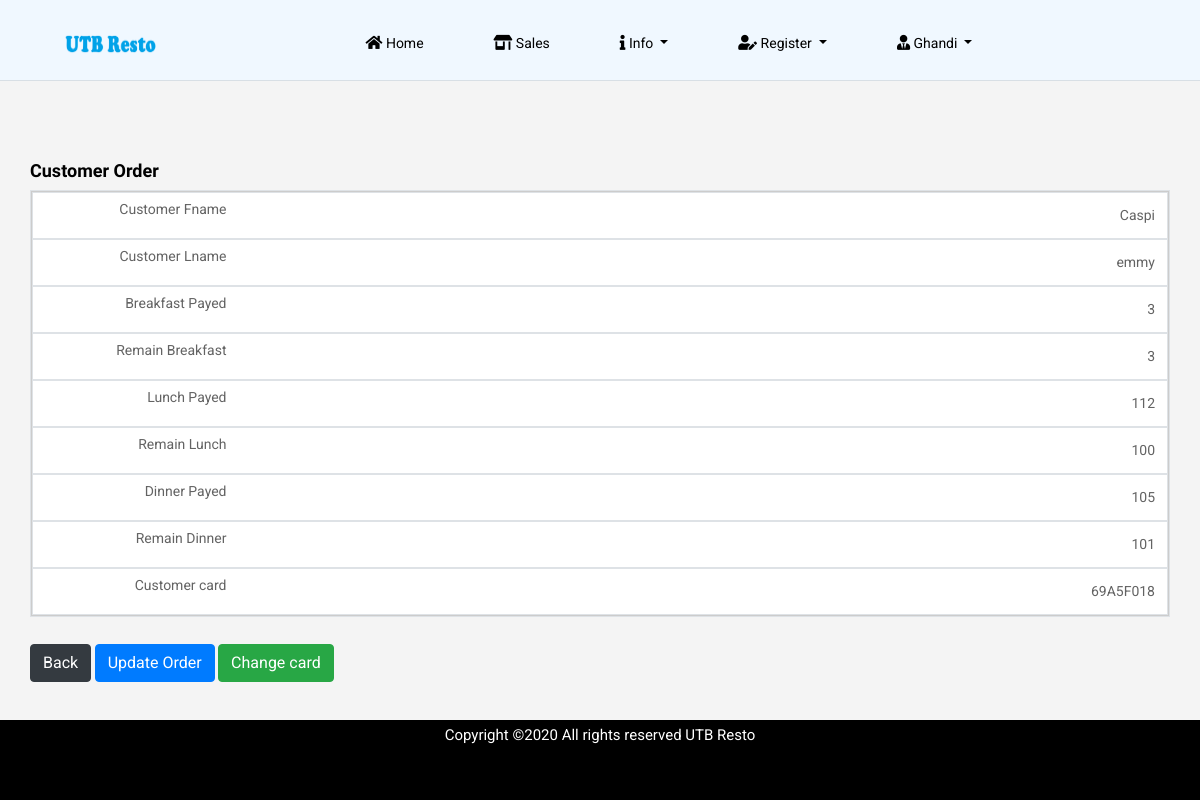
The app's page /single-customer.php?id=84 (signed in) with its own data.
### tables this page shows
CREATE TABLE `customers` (
  `customer_id` int(11) NOT NULL,
  `customer_fname` varchar(30) NOT NULL,
  `customer_lname` varchar(30) NOT NULL,
  `gender` varchar(6) NOT NULL,
  `dob` date NOT NULL,
  `register_date` timestamp NOT NULL DEFAULT CURRENT_TIMESTAMP ON UPDATE CURRENT_TIMESTAMP
);

CREATE TABLE `breakfast` (
  `breakfast_id` int(11) NOT NULL,
  `breakfast_counter` int(11) NOT NULL,
  `customer_id` int(11) DEFAULT NULL,
  `register_date` timestamp NOT NULL DEFAULT CURRENT_TIMESTAMP ON UPDATE CURRENT_TIMESTAMP
);

CREATE TABLE `counter_breakfast` (
  `counter_id` int(11) NOT NULL,
  `remain_breakfast` int(11) DEFAULT NULL,
  `customer_id` int(11) DEFAULT NULL
);

CREATE TABLE `lunch` (
  `lunch_id` int(1) NOT NULL,
  `lunch_counter` int(11) NOT NULL,
  `customer_id` int(11) DEFAULT NULL,
  `register_date` timestamp NOT NULL DEFAULT CURRENT_TIMESTAMP ON UPDATE CURRENT_TIMESTAMP
);

CREATE TABLE `counter_lunch` (
  `counter_id` int(11) NOT NULL,
  `remain_lunch` int(11) DEFAULT NULL,
  `customer_id` int(11) DEFAULT NULL
);

CREATE TABLE `dinner` (
  `dinner_id` int(11) NOT NULL,
  `dinner_counter` int(11) NOT NULL,
  `customer_id` int(11) DEFAULT NULL,
  `register_date` timestamp NOT NULL DEFAULT CURRENT_TIMESTAMP ON UPDATE CURRENT_TIMESTAMP
);

CREATE TABLE `counter_dinner` (
  `counter_id` int(11) NOT NULL,
  `remain_dinner` int(11) DEFAULT NULL,
  `customer_id` int(11) DEFAULT NULL
);

CREATE TABLE `rfid_card` (
  `id` int(11) NOT NULL,
  `card_id` varchar(30) NOT NULL,
  `customer_id` int(11) DEFAULT NULL,
  `register_date` timestamp NOT NULL DEFAULT CURRENT_TIMESTAMP ON UPDATE CURRENT_TIMESTAMP,
  `user_id` int(11) NOT NULL,
  `register_name` varchar(50) NOT NULL
);

### single-customer.php (the view, shortened to what this page needs)
<!doctype html>
<html lang="en">
<?php
include('config.php');
$session = $_SESSION['name'];
$sel_admin = mysqli_query($con, "select user_type,status from admin where admin_name = '$session'");
while($row = mysqli_fetch_array($sel_admin)){
    $status = $row['status'];
}
if(!$_SESSION['name']){
header("location: index.php");
}
else if( $status != 'Active'){
    header("location: access-revoked.php");
}
else{
    $id = $_GET['id'];
    $sel_customer = mysqli_query($con,"select customer_fname, customer_lname from customers where customer_id = '$id'");
        while($row = mysqli_fetch_array($sel_customer)){
                    $customer_fname = $row['customer_fname'];
                    $customer_lname = $row['customer_lname'];
    }
?>
<head>
    <link rel="stylesheet" href="css/bootstrap.min.css">
    <link rel="stylesheet" href="css/all.css">
    <link rel="stylesheet" href="css/style.css">
    <link rel="stylesheet" href="./charts/css/single1.css">
  <link href="https://maxcdn.bootstrapcdn.com/font-awesome/latest/css/font-awesome.min.css" rel="stylesheet">
</head>
<body>
<div id="container">
    <div class="head-color">
     <header class="main_menu home_menu">
        <div class="container-fluid">
            <div class="row align-items-center justify-content-center">
                <div class="col-lg-11">
                    <nav class="navbar navbar-expand-lg navbar-light">
                        <a class="navbar-brand" href="home.php"> <img src="img/logo3.png" width="92px" height="21px" alt="logo"> </a>
                        <div class="collapse navbar-collapse main-menu-item" id="navbarSupportedContent">
                            <ul class="navbar-nav">
                                <li class="nav-item">
                                    <a class="nav-link" href="home.php">
                                    <i class="fas fa-home"></i> Home</a>
                                </li>
                                <li class="nav-item">
                                    <a class="nav-link" href="payment.php"><i class="fas fa-store-alt"></i> Sales</a>
                                </li>
                                <li class="nav-item dropdown">
                                    <a class="nav-link dropdown-toggle" href="" id="navbarDropdown_2"
                                        role="button" data-toggle="dropdown" aria-haspopup="true" aria-expanded="false">
                                        <i class="fas fa-info"></i> Info
                                    </a>
                                </li>
                                <li class="nav-item dropdown">
                                    <a class="nav-link dropdown-toggle" href="" id="navbarDropdown_2"
                                        role="button" data-toggle="dropdown" aria-haspopup="true" aria-expanded="false">
                                        <i class="fas fa-user-edit"></i> Register
                                    </a>
                                </li>
                                <li class="nav-item dropdown">
                                    <a class="nav-link dropdown-toggle" href="" id="navbarDropdown_2"
                                        role="button" data-toggle="dropdown" aria-haspopup="true" aria-expanded="false">
                                        <i class="fas fa-user-tie"></i> <?php echo $_SESSION['name']; ?>
                                    </a>
                                </li>
                            </ul>
                        </div>
                    </nav>
                </div>
            </div>
        </div>
    </header>
    <hr>
   </div>
    <?php
    $breakfast = mysqli_query($con, "select breakfast_counter from breakfast where customer_id = '$id'");
    $row=mysqli_fetch_array($breakfast);
    $breakfast_count = $row['breakfast_counter'];
    $lunch = mysqli_query($con, "select lunch_counter from lunch where customer_id = '$id'");
    $row=mysqli_fetch_array($lunch);
    $lunch_count = $row['lunch_counter'];
    $dinner = mysqli_query($con, "select dinner_counter from dinner where customer_id = '$id'");
    $row=mysqli_fetch_array($dinner);
    $dinner_count = $row['dinner_counter'];
    $remain_break1 = mysqli_query($con, "select remain_breakfast from counter_breakfast where customer_id = '$id' order by remain_breakfast ASC LIMIT 1");
    $row=mysqli_fetch_array($remain_break1);
    $remain_break = $row['remain_breakfast'];
    $remain_dinner1 = mysqli_query($con, "select remain_dinner from counter_dinner where customer_id = '$id' order by remain_dinner ASC LIMIT 1");
    $row=mysqli_fetch_array($remain_dinner1);
    $remain_dinner = $row['remain_dinner'];
    $remain_lunch1 = mysqli_query($con, "select remain_lunch from counter_lunch where customer_id = '$id' order by remain_lunch ASC LIMIT 1");
    $row=mysqli_fetch_array($remain_lunch1);
    $remain_lunch = $row['remain_lunch'];
    $customer_card = mysqli_query($con, "select card_id from rfid_card where customer_id = '$id'");
    $row=mysqli_fetch_array($customer_card);
    $card_id = $row['card_id'];
    ?>
    <br>
    <br>
    <br>
<div id="page" class="clearfix">
<div class="container col-sm-10 col-md-10 col-lg-10">
<h4><strong>Customer Order</strong></h4>
        <div class="row">
        <div class="col-lg-12">
<table class="table table-bordered">
  <tbody>
  <tr style="text-align: right;">
                 <td><?php  echo $customer_fname;?></td>
        <td><?php  echo $customer_lname;?></td>
        <td><?php echo $breakfast_count; ?></td>
        <td><?php  echo $remain_break; ?></td>
        <td><?php echo $lunch_count; ?></td>
        <td><?php echo $remain_lunch; ?></td>
        <td><?php  echo $dinner_count?></td>
        <td><?php echo $remain_dinner; ?></td>
        <td><?php  echo $card_id; ?></td>
            </tr>
  </tbody>
</table>
</div>
      <br>
       <div class="container col-sm-12 col-md-12 col-lg-12" style="margin-top: 1%;">
          <botton class="btn btn-dark col-xs-6"><a style="color:white; text-decoration:none" href="payment.php">Back</a></botton>
          <botton class="btn btn-primary col-xs-6"><a style="color:white; text-decoration:none" href="order-update.php?id=<?php echo $id; ?>">Update Order</a></botton>
          <botton class="btn btn-success col-xs-6"><a style="color:white; text-decoration:none" href="customer-card.php?id= <?php echo $id; ?>">Change card</a></botton>
      </div>
</div>
    </div>
<br>
    <footer id="footer" class="footer_part_new">
        <div class="container">
                <div class="col-lg-12">
                    <div class="copyright_text">
                        <P>
                            Copyright &copy;<script>document.write(new Date().getFullYear());</script>
                             All rights reserved UTB Resto
                        </P>
              </div>
        </div>
    </footer>
</div>
</body>
</html>
<?php include('auto_logout.php'); } ?>

### css/all.css (style rules this page uses)
.fa, .fas, .far, .fal, .fab { -moz-osx-font-smoothing: grayscale; -webkit-font-smoothing: antialiased; display: inline-block; font-style: normal; font-variant: normal; text-rendering: auto; line-height: 1; }
.fa-home:before { content: "\f015"; }
.fa-info:before { content: "\f129"; }
.fa-store-alt:before { content: "\f54f"; }
.fa-user-edit:before { content: "\f4ff"; }
.fa-user-tie:before { content: "\f508"; }
.fa, .fas { font-family: 'Font Awesome 5 Free'; font-weight: 900; }

### charts/css/single1.css (style rules this page uses)
@media only screen and (max-width: 760px),
(min-device-width: 768px) and (max-device-width: 1024px) { table, thead, tbody, th, td, tr { display: block; } }
@media only screen and (max-width: 760px),
(min-device-width: 768px) and (max-device-width: 1024px) { tr { border: 1px solid #ccc; } }
@media only screen and (max-width: 760px),
(min-device-width: 768px) and (max-device-width: 1024px) { td { border: none; border-bottom: 1px solid #eee; position: relative; padding-left: 50%; color: black; } }
@media only screen and (max-width: 760px),
(min-device-width: 768px) and (max-device-width: 1024px) { td:before { position: absolute; top: 6px; left: 10px; width: 25%; padding-right: 100px; white-space: nowrap; } }
@media only screen and (max-width: 760px),
(min-device-width: 768px) and (max-device-width: 1024px) { td:nth-of-type(1):before { content: "Customer Fname"; } }
@media only screen and (max-width: 760px),
(min-device-width: 768px) and (max-device-width: 1024px) { td:nth-of-type(2):before { content: "Customer Lname"; } }
@media only screen and (max-width: 760px),
(min-device-width: 768px) and (max-device-width: 1024px) { td:nth-of-type(3):before { content: "Breakfast Payed"; } }
@media only screen and (max-width: 760px),
(min-device-width: 768px) and (max-device-width: 1024px) { td:nth-of-type(4):before { content: "Remain Breakfast"; } }
@media only screen and (max-width: 760px),
(min-device-width: 768px) and (max-device-width: 1024px) { td:nth-of-type(5):before { content: "Lunch Payed"; } }
@media only screen and (max-width: 760px),
(min-device-width: 768px) and (max-device-width: 1024px) { td:nth-of-type(6):before { content: "Remain Lunch"; } }
@media only screen and (max-width: 760px),
(min-device-width: 768px) and (max-device-width: 1024px) { td:nth-of-type(7):before { content: "Dinner Payed"; } }
@media only screen and (max-width: 760px),
(min-device-width: 768px) and (max-device-width: 1024px) { td:nth-of-type(8):before { content: "Remain Dinner"; } }
@media only screen and (max-width: 760px),
(min-device-width: 768px) and (max-device-width: 1024px) { td:nth-of-type(9):before { content: "Customer card"; } }

### single-customer.php (style rules this page uses)
.footer_part_new { height: 8vh; width: 100%; text-align: center; background-color: black; }
.footer_part_new p { color: white; }
td, th { padding: 10px; }
td { color: #636363; border: 1px solid #dddfe1; }
tr { background-color: #f9fafb; }
tr:nth-child(odd) { background-color: #ffffff; }
.head-color { background-color: aliceblue; }
header { height: 8vh; }
hr { color: rgb(13, 99, 175); }
html,body { margin: 0; padding:0; height: 100%; }
#container { min-height:100%; height: auto !important; height: 100%; position: relative; }
#page { margin: 0 auto; padding-bottom: 80px; }
#footer { position: absolute; bottom: 0; width: 100%; height: 80px; clear:both; }

### records on screen
customers: customer_fname "Caspi", customer_lname "emmy"
breakfast: breakfast_counter "3"
counter_breakfast: remain_breakfast "3"
lunch: lunch_counter "112"
counter_lunch: remain_lunch "100"
dinner: dinner_counter "105"
counter_dinner: remain_dinner "101"
rfid_card: card "69A5F018"

### other values on screen
$_SESSION['name'] "Ghandi"
